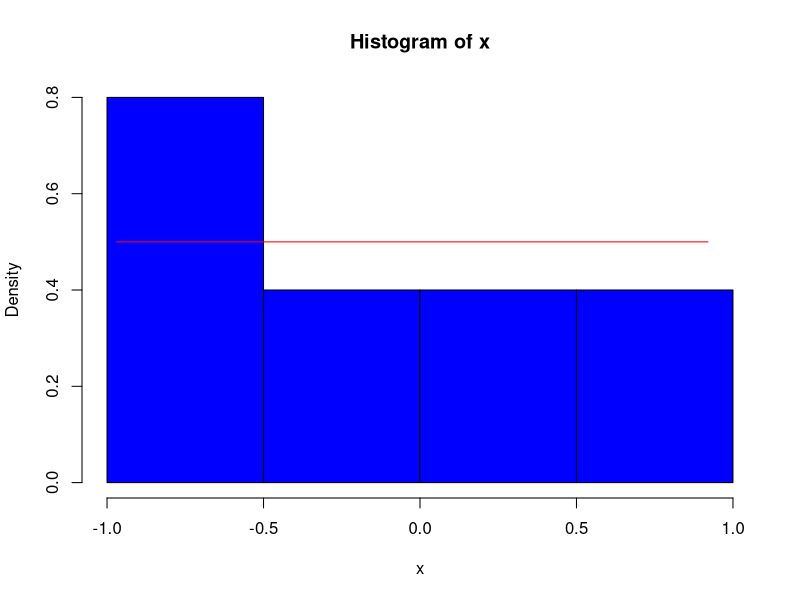
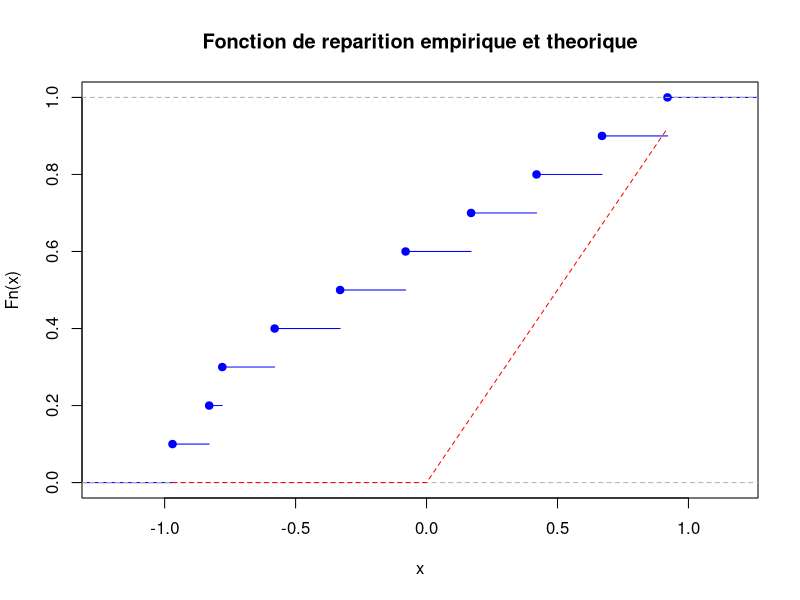
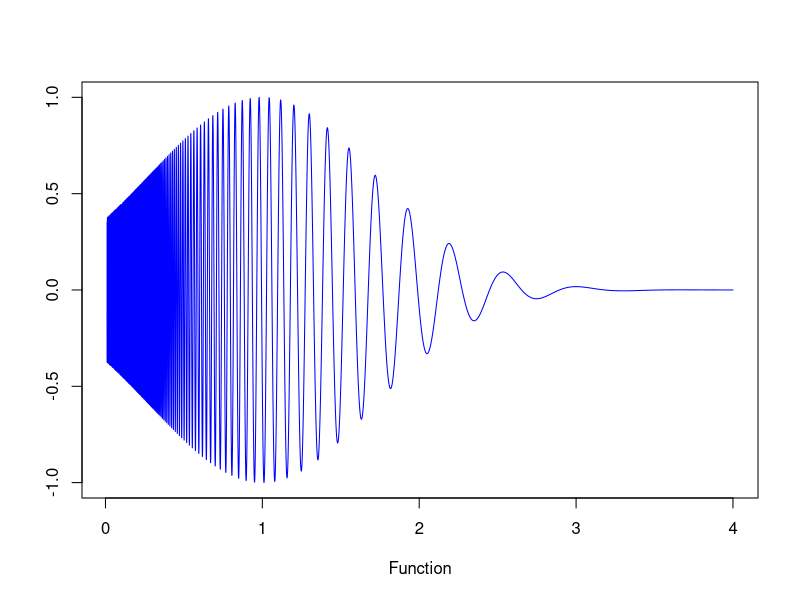
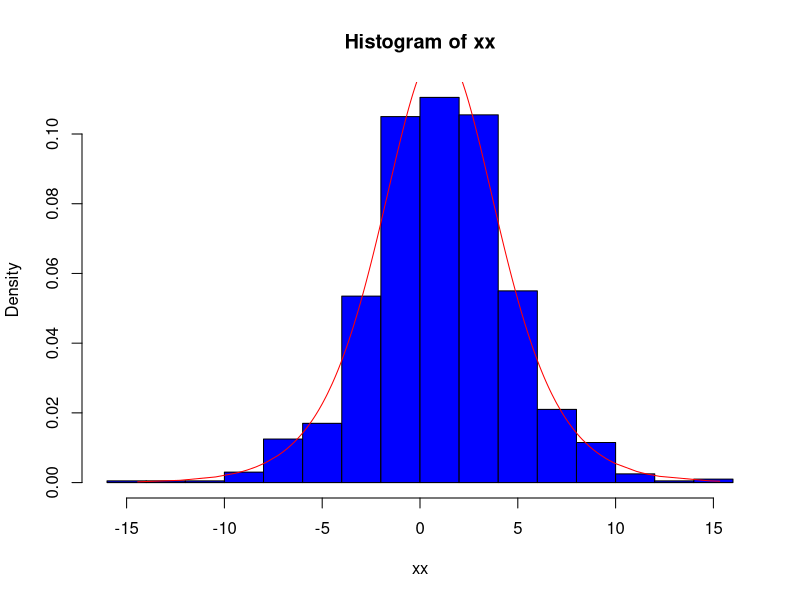
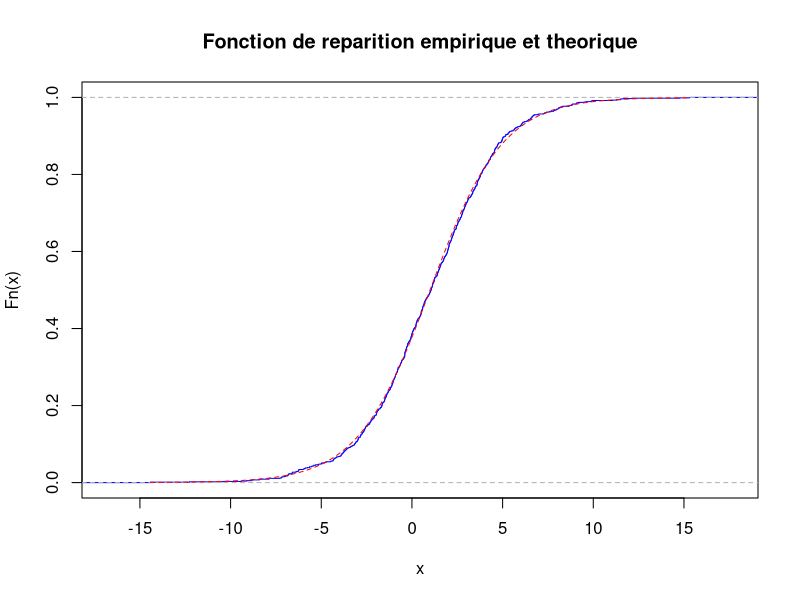
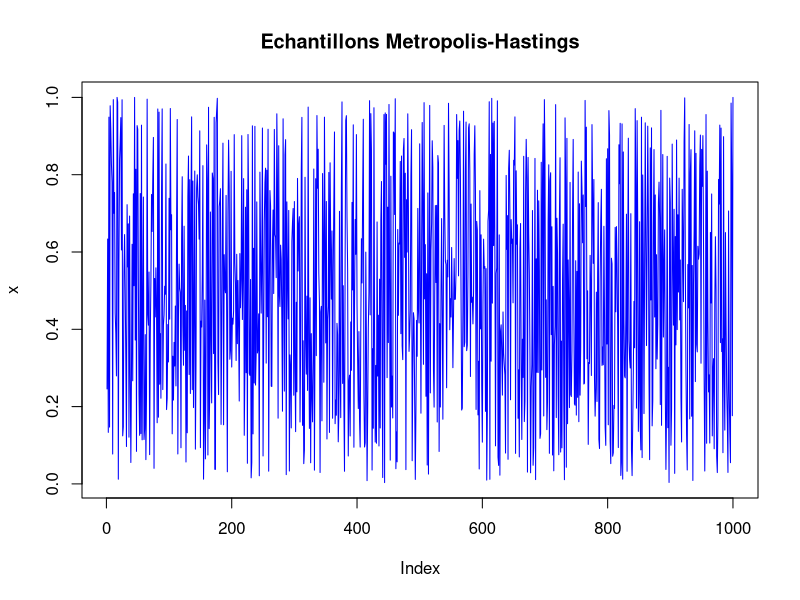
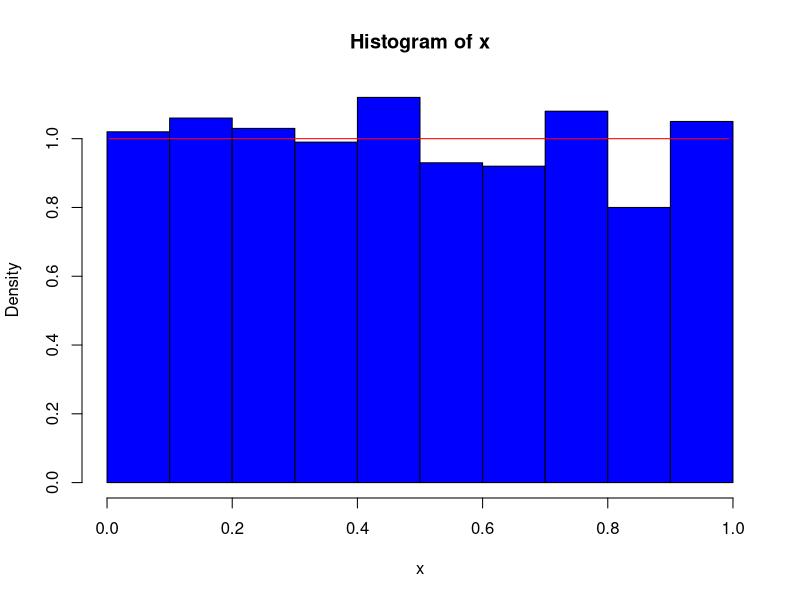
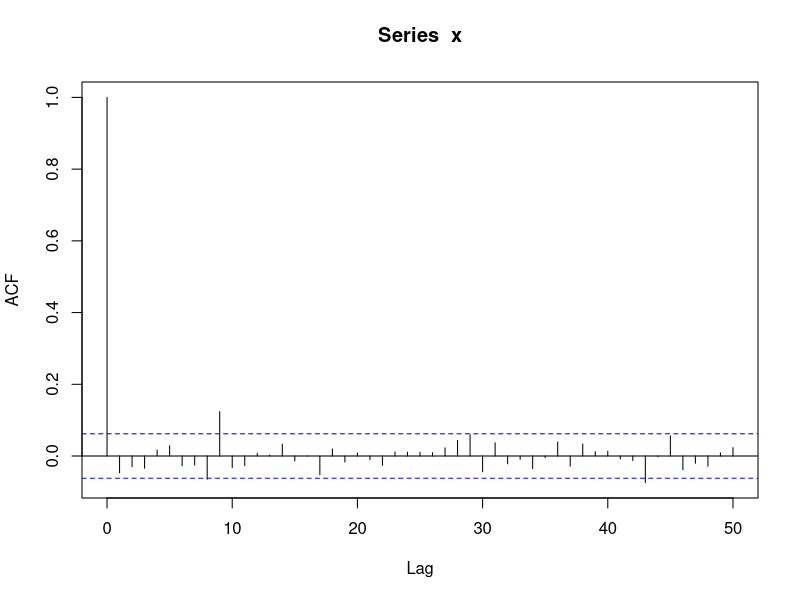

Here is the R script that generated these plots, in order:
## ---- chunk 1
nsim=10
x0=3
x=rep(3,nsim)#simuler les variables de x suit la loi exp
for(i in 2 : nsim)
  x[i]=(5*x[i-1]+7) %% 200

x=2*(x/200)-1
summary(x)

hist(x,col="blue",freq=FALSE)#afficher l'histogramme
x.sort=sort(x)#trier des x
lines(x.sort,dunif(x.sort,-1,1),col="red")
cdf.x=ecdf(x)#fonction de repartition empirique
plot(cdf.x,col="blue",main="Fonction de reparition empirique et theorique")
x.theo=seq(from=min(x),to=max(x),by=0.001)
cdf.theo=punif(x.theo)#fonction de repartition theorique
lines(x.theo,cdf.theo,col="red",lty=2)

ks.test(x,punif,-1,1)#test de kolmogorov smirnov
#On peut constater que le p-valeur est 0.8>0.05, donc on ne rejette pas l'hypothese H0>.
## ---- chunk 2
h=function(a){
  x=runif(a)#suit la loi uniforme de taille a entre 0 et 1
  y=runif(a)
  sum(exp((x+y)^2))/a}

h2=function(m,a){
  b=NULL#creaton d'un vecteur null
  for (i in 1:m){
    b[i]=h(a)#remplir les valeurs h(a) dans ce vecteur
  }
  b
}
res=h2(50,500)#test
res

## ---- chunk 3
ff=function(x){
  t1=sin(100/x)
  t2=exp(-(x-1)^2)
  t3=t1*t2}

dom=seq(1e-2,4,by=0.0001)
ff.v=ff(dom)
plot(dom,ff.v,xlab="Function",ylab="",type="l",col="blue")

# optimisation numerique
pos=which(ff.v==min(ff.v))
x.opt = dom[pos]
x.opt#la solution minimale

#construire un recuit simule base sur l'algorithme MH et etudier la dependance de la solution en fonction du schema de refroidissement


## ---- chunk 4
nn=10^3
uu=runif(nn)#simlation de loi uniforme
ss=2
mu=1
xx=mu-ss*log((1/uu)-1)#expression qu'on a trouve au question a)

hist(xx,col="blue",freq=FALSE)#tracer l'histogramme
x.sort=sort(xx)#trier les x
lines(x.sort,dlogis(x.sort,1,2),col="red")#affiche la fonction de la densite de la loi logistic qui est superpose avec l'histogramme
cdf.x=ecdf(xx)#calcul la fonction de repartition empirique 
plot(cdf.x,col="blue",main="Fonction de reparition empirique et theorique")
x.theo=seq(from=min(xx),to=max(xx),by=0.001)
cdf.theo=plogis(x.theo,1,2)#calcul la fonction de repartition theorique avec cdf.theo
lines(x.theo,cdf.theo,col="red",lty=2)#affiche la fonction de repartition theorique qui est superpose avec la fonction de reparition empirique
#on voit bien qu'il y aura quelques difficulite parce qu'on genere peu de valeurs dans la distribution

ks.test(xx,rlogis,1,2)
#comme p-valeur est tres petit(<0.05 ou 0.01), on rejette l'hypothese nulle,les valeurs simules a priori ne passent pas le test de KS

xx.test=rlogis(nn,1,2)
#simulant le loi de logistic avec parametre 1,2

ks.test(xx,xx.test)
#un test avec ces valeurs et les valeurs simulees
#Come p-valeur est 0.7944>0.05, on ne rejette pas l'hypothese nulle
#la simulation des variables de logistic est un peu plus delicate

## ---- chunk 5
q.prop = function (x)
{
 delta=5;
 y=rnorm(1,x,delta);
 y;
}
q.density = function (x,y)
{
 delta=5;
 res=dnorm(y,3,delta);
 res;
}

p.density = function (y)
{
  res=dunif(y,0,1) #car pi(x)=pi(y)=1/41
}

algo.mh = function(x0,n)
{
 x=x0;
 for(i in 1:n)
   {
     y=q.prop(x);
     a.ratio=(p.density(y)*q.density(y,x))/(p.density(x)*q.density(x,y));
     u=runif(1,0,1);
     if(u<=a.ratio){ x=y; }     
   }
 x;
}



x0=1;
m=100;
n=1000;
x=1:n;
for (i in 1:n)
{
  x[i]=algo.mh(x0,m);
  x0=x[i];
}
x

plot(x,type="l",col="blue")
title("Echantillons Metropolis-Hastings")
hist(x,proba=T,col="blue")
x.theo=seq(min(x),max(x),by=0.01)
lines(x.theo,dunif(x.theo,0,1),col="red")
acf(x,lag=50)
mx=cumsum(x)/(1:length(x))
vx=1:length(x)
vx[1]=0
for(i in 2 : length(vx))
   { vx[i]=var(x[1:i]) }
stdx=sqrt(vx)
aa=0.05
tt=1-(0.5*aa)
kk=length(x)-1
  
intinf=mx-(stdx/sqrt(1:length(x)))*qt(tt,kk)
intsup=mx+(stdx/sqrt(1:length(x)))*qt(tt,kk)
plot(mx,type="l",col="blue")
abline(h=2.5,lty=2,col="red")
lines(intinf,lty=2,col="green")
lines(intsup,lty=2,col="green")
title("Intervalles de confiance")
